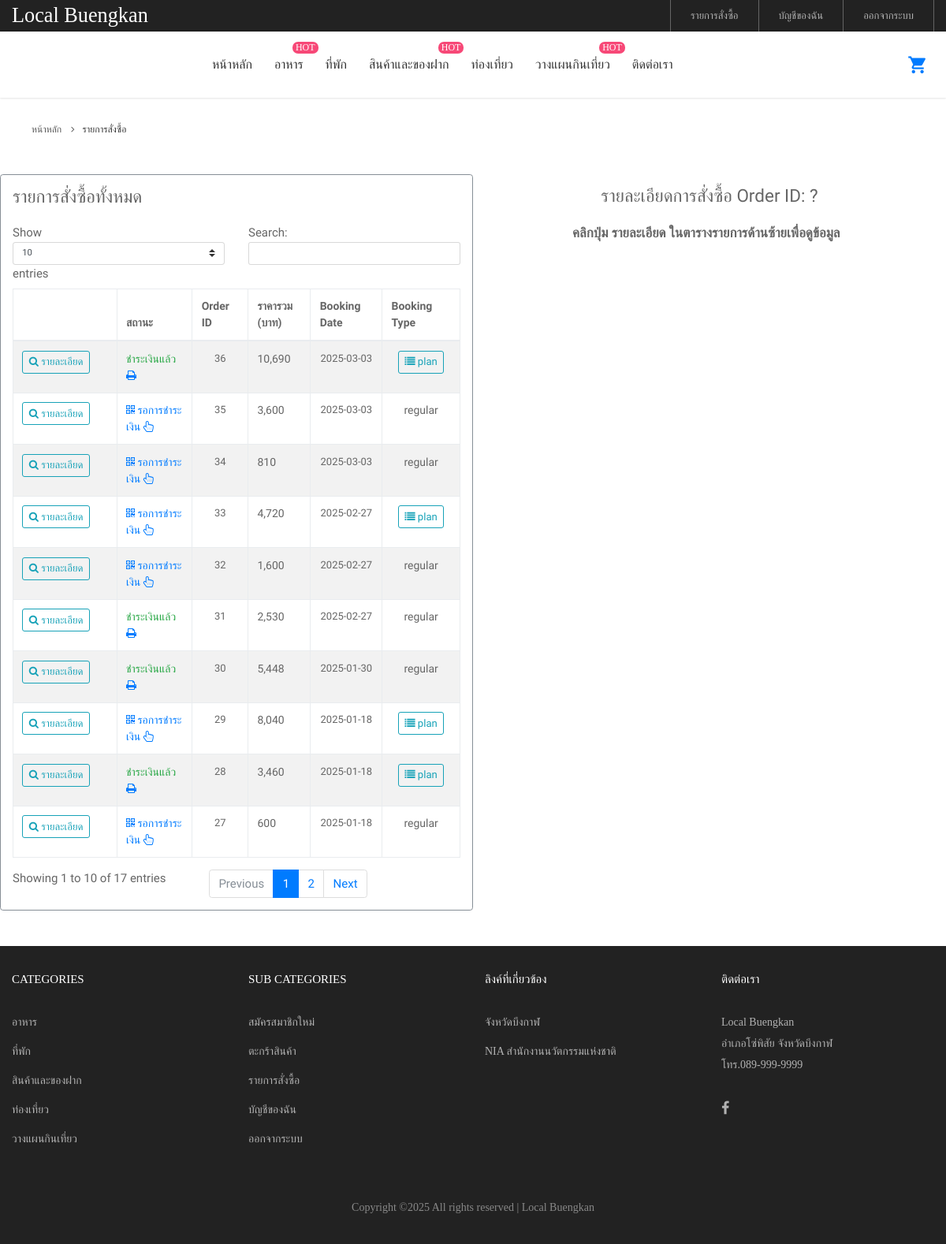
Screenshot of /transactions.php (signed in) with the database file from the repository.
### tables this page shows
CREATE TABLE `bookings` (
  `id` int(11) NOT NULL,
  `booking_date` datetime NOT NULL DEFAULT current_timestamp(),
  `start_date` date NOT NULL DEFAULT current_timestamp(),
  `end_date` date NOT NULL DEFAULT current_timestamp(),
  `total_price` decimal(10,2) NOT NULL,
  `fullname` varchar(255) NOT NULL,
  `phone` varchar(255) NOT NULL,
  `address` text NOT NULL,
  `booking_type` enum('regular','plan') NOT NULL,
  `order_status` enum('รอการชำระเงิน','ชำระเงินแล้ว','ยกเลิก') NOT NULL,
  `note` varchar(255) NOT NULL,
  `user_id` int(11) NOT NULL
);

### transactions.php (the view, shortened to what this page needs)
<?php
include_once("connectdb.php");
?>
<!DOCTYPE html>
<html lang="en">
<head>
	<link rel="stylesheet" type="text/css" href="vendor/bootstrap/css/bootstrap.min.css">
	<link rel="stylesheet" type="text/css" href="fonts/font-awesome-4.7.0/css/font-awesome.min.css">
	<link rel="stylesheet" type="text/css" href="fonts/iconic/css/material-design-iconic-font.min.css">
	<link rel="stylesheet" type="text/css" href="fonts/linearicons-v1.0.0/icon-font.min.css">
	<link rel="stylesheet" type="text/css" href="vendor/animate/animate.css">
	<link rel="stylesheet" type="text/css" href="vendor/css-hamburgers/hamburgers.min.css">
	<link rel="stylesheet" type="text/css" href="vendor/animsition/css/animsition.min.css">
	<link rel="stylesheet" type="text/css" href="vendor/perfect-scrollbar/perfect-scrollbar.css">
	<link rel="stylesheet" type="text/css" href="css/util.css">
	<link rel="stylesheet" type="text/css" href="css/main.css">
</head>
<body class="animsition">
<?php include('header.php'); ?>
	<div class="container">
		<div class="bread-crumb flex-w p-l-25 p-r-15 p-t-30 p-lr-0-lg">
			<a href="index.php" class="stext-109 cl8 hov-cl1 trans-04">
				หน้าหลัก
				<i class="fa fa-angle-right m-l-9 m-r-10" aria-hidden="true"></i>
			</a>
			<span class="stext-109 cl4">
				รายการสั่งซื้อ
			</span>
		</div>
	</div>
<div class="container my-5">
    <div class="row">
      <div class="col-lg-6 border border-secondary rounded p-3">
        <h4 class="mb-4">รายการสั่งซื้อทั้งหมด</h4>
          <table id="trasactionsTable" class="table table-striped table-bordered">
              <thead>
                <tr>
                    <th>&nbsp;</th>
                    <th>สถานะ</th>
                    <th>Order ID</th>
                    <th>ราคารวม (บาท)</th>
                    <th>Booking Date</th>
                    <th>Booking Type</th>
                </tr>
              </thead>
              <tbody>
<?php
$sql = "SELECT * FROM `bookings` WHERE `user_id` = '{$_SESSION['user_id']}' ORDER BY `bookings`.`id` DESC";
$result = $conn->query($sql);
while ($row = $result->fetch_assoc()) {
?>
                  <tr>
                      <td>
                          <a href="transactions.php?id=<?php echo $row['id'];?>&t=<?php echo floor($row['total_price']); ?>&p=<?php echo $row['booking_type'];?>" class="btn btn-outline-info btn-sm" data-id="<?= $row['id'] ?>">
                              <i class="fa fa-search"></i>
                              รายละเอียด
                          </a>
                      </td>
                      <td>
                          <?php
                            if($row['order_status']=="รอการชำระเงิน")
echo "<a href='#' class='text-primary js-show-modal1' data-id='{$row['id']}' data-target='#md1' data-total='{$row['total_price']}'><i class='fa fa-qrcode'></i> ".$row['order_status']." <i class='fa fa-hand-pointer-o'></i></a>";
                            else if ($row['order_status']=="ชำระเงินแล้ว")
                                echo "<a href='receipt.php?id={$row['id']}' target='_blank' style='text-decoration: none'><span class='text-success'>".$row['order_status']."</span> <i class='fa fa-print' class='text-success'></i></a>";
                            else if ($row['order_status']=="ยกเลิก")
                                echo "<span class='text-danger'>".$row['order_status']."</span>";
                          ?>
                      </td>
                      <td class="text-center" style="font-size: 13px"><?php echo $row['id']; ?></td>
                      <td><?php echo number_format($row['total_price'], 0) ?></td>
                      <td class="text-center" style="font-size: 13px">
                          <?php
                            $booking_date = substr($row['booking_date'],0,10);
                            echo $booking_date;
                          ?></td>
                      <td class="text-center">
                          <?php if ($row['booking_type']=='plan') { ?>
                          <a href="plan_schedule.php?bid=<?php echo $row['id'];?>" class="btn btn-outline-info btn-sm" target="_blank" title="ดูกำหนดการ">
                              <i class="fa fa-list"></i>
                              <?php echo $row['booking_type'] ?>
                          </a>
                          <?php } else { ?>
                              <?php echo $row['booking_type'] ?>
                          <?php } ?>
                      </td>
                  </tr>
                <?php } ?>
              </tbody>
          </table>
        </div>
        <div class="col-lg-6 mt-3">
            <h4 class="text-center mb-4">รายละเอียดการสั่งซื้อ Order ID: <?php echo empty($_GET['id']) ? "?" : $_GET['id']; ?></h4>
            <div class="cart-summary text-center" style="font-size: 17px">
                <strong><?php echo empty($_GET['t']) ? "คลิกปุ่ม รายละเอียด ในตารางรายการด้านซ้ายเพื่อดูข้อมูล" : "รวมทั้งสิ้น: ".number_format($_GET['t'], 0)." บาท"; ?></strong> &nbsp;
            </div>
        </div>
    </div>
</div>
	<?php include("footer.php");?>
</body>
</html>

### css/main.css (style rules this page uses)
.container { max-width: 1380px; }
@media (max-width: 1600px) { .container { max-width: 1200px; } }
.cl4 { color: #333; }
.cl8 { color: #555; }
.stext-109 { font-family: Poppins-Regular; font-size: 12px; line-height: 1.833333; }

### transactions.php (style rules this page uses)
body { font-family: "Prompt", serif; }
table { font-family: "Prompt", serif; font-size: 14px; }

### rows the page displays
bookings: order_status "ชำระเงินแล้ว", id "36", total_price "10,690", booking_date "2025-03-03", booking_type "plan"
bookings: order_status "รอการชำระเงิน", id "35", total_price "3,600", booking_date "2025-03-03", booking_type "regular"
bookings: order_status "รอการชำระเงิน", id "34", total_price "810", booking_date "2025-03-03", booking_type "regular"
bookings: order_status "รอการชำระเงิน", id "33", total_price "4,720", booking_date "2025-02-27", booking_type "plan"
bookings: order_status "รอการชำระเงิน", id "32", total_price "1,600", booking_date "2025-02-27", booking_type "regular"
bookings: order_status "ชำระเงินแล้ว", id "31", total_price "2,530", booking_date "2025-02-27", booking_type "regular"
bookings: order_status "ชำระเงินแล้ว", id "30", total_price "5,448", booking_date "2025-01-30", booking_type "regular"
bookings: order_status "รอการชำระเงิน", id "29", total_price "8,040", booking_date "2025-01-18", booking_type "plan"
bookings: order_status "ชำระเงินแล้ว", id "28", total_price "3,460", booking_date "2025-01-18", booking_type "plan"
bookings: order_status "รอการชำระเงิน", id "27", total_price "600", booking_date "2025-01-18", booking_type "regular"
